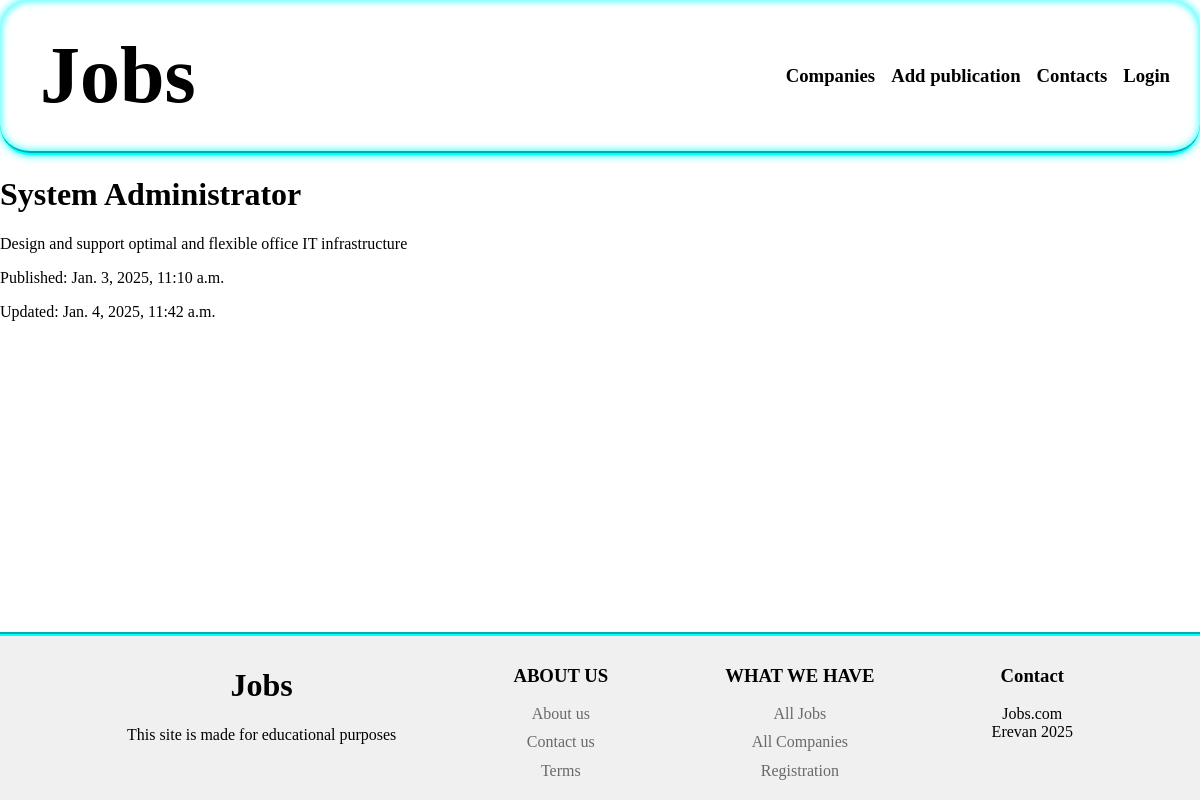
Screenshot of /publication/system-administrator/ with the database file from the repository.
### jobs/models.py (models this page shows, shortened)
class Publication(models.Model):
    class Status(models.IntegerChoices):
        ARCHIVE=0, "Archive"
        PUBLISHED=1, "Published"
    title=models.CharField(max_length=255)
    slug=models.SlugField(max_length=255, unique=True, db_index=True, null=True)
    content=models.TextField()
    time_create=models.DateTimeField(auto_now_add=True)
    time_update=models.DateTimeField(auto_now=True)
    published=models.BooleanField(choices=Status.choices, default=Status.PUBLISHED)
    company = models.ForeignKey("Company", on_delete=models.CASCADE)
    objects=models.Manager()
    is_published=PublicationManager()
    class Meta:
        ordering=["-time_create"]
        indexes=[
            models.Index(fields=["-time_create"])
        ]

### jobs/views.py (the view)
# urls.py: path("publication/<slug:publication_slug>/", views.show_publication, name="publication")
def show_publication(request, publication_slug):
    publication=get_object_or_404(Publication, slug=publication_slug)
    data={
        "title":publication.title,
        "content":publication.content,
        "time_create":publication.time_create,
        "time_update":publication.time_update,
        "published":publication.published
    }
    return render(request, "jobs/show-publication.html", data)

### jobs/context.py (called while the page is built)
def menu_context(request):
    return {
    "menu": [
    {
        "title":"Companies",
        "url_name":"companies"
    },
    {
        "title":"Add publication",
        "url_name":"add_publication"
    },
    {
        "title":"Contacts",
        "url_name":"contacts"
    },
    {
        "title":"Login",
        "url_name":"login"
    },
    ]
}

### jobs/templates/jobs/show-publication.html (shortened to what this page needs)
{% extends "base.html" %}
{% block publication %}
    <div>
        <h1>{{title}}</h1>
        <p>{{content}}</p>
        <div>
          <p>Published: {{time_create}}</p>
          <p>Updated: {{time_update}}</p>
        </div>
    </div>
{% endblock %}

### jobs/static/jobs/css/style.css (style rules this page uses)
html { line-height: 1.15; -webkit-text-size-adjust: 100%; }
body { margin: 0; }
h1 { font-size: 2em; margin: 0.67em 0; }
* { box-sizing: border-box; }

### rows the page displays
Publication: title "System Administrator", content "Design and support optimal and flexible office IT infrastructure", time_create "Jan. 3, 2025, 11:10 a.m.", time_update "Jan. 4, 2025, 11:42 a.m."

### other values shown
{{ link.title }} "Companies" "Add publication" "Contacts" "Login"
